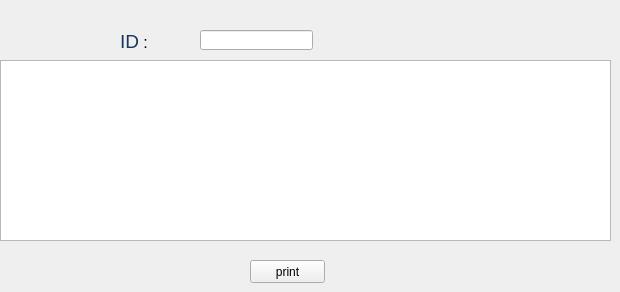
      <widget class="QWidget" name="tab_21">
       <attribute name="title">
        <string>Rechercher</string>
       </attribute>
       <widget class="QTableView" name="RechercheViewchambre">
        <property name="geometry">
         <rect>
          <x>0</x>
          <y>60</y>
          <width>611</width>
          <height>181</height>
         </rect>
        </property>
       </widget>
       <widget class="QLineEdit" name="recherchechambrele">
        <property name="geometry">
         <rect>
          <x>200</x>
          <y>30</y>
          <width>113</width>
          <height>20</height>
         </rect>
        </property>
        <property name="text">
         <string/>
        </property>
       </widget>
       <widget class="QPushButton" name="print_3">
        <property name="geometry">
         <rect>
          <x>250</x>
          <y>260</y>
          <width>75</width>
          <height>23</height>
         </rect>
        </property>
        <property name="text">
         <string>print</string>
        </property>
       </widget>
       <widget class="QLabel" name="label_106">
        <property name="geometry">
         <rect>
          <x>120</x>
          <y>30</y>
          <width>51</width>
          <height>21</height>
         </rect>
        </property>
        <property name="text">
         <string>&lt;!DOCTYPE HTML PUBLIC &quot;-//W3C//DTD HTML 4.0//EN&quot; &quot;http://www.w3.org/TR/REC-html40/strict.dtd&quot;&gt;
&lt;html&gt;&lt;head&gt;&lt;meta name=&quot;qrichtext&quot; content=&quot;1&quot; /&gt;&lt;style type=&quot;text/css&quot;&gt;
p, li { white-space: pre-wrap; }
&lt;/style&gt;&lt;/head&gt;&lt;body style=&quot; font-family:'Berlin Sans FB'; font-size:12pt; font-weight:400; font-style:normal;&quot;&gt;
&lt;p style=&quot; margin-top:12px; margin-bottom:12px; margin-left:0px; margin-right:0px; -qt-block-indent:0; text-indent:0px;&quot;&gt;&lt;span style=&quot; font-family:'Berlin Sans FB,sans-serif,serif'; font-size:14pt; color:#17365d;&quot;&gt;ID&lt;/span&gt; :&lt;/p&gt;&lt;/body&gt;&lt;/html&gt;</string>
        </property>
       </widget>
      </widget>
